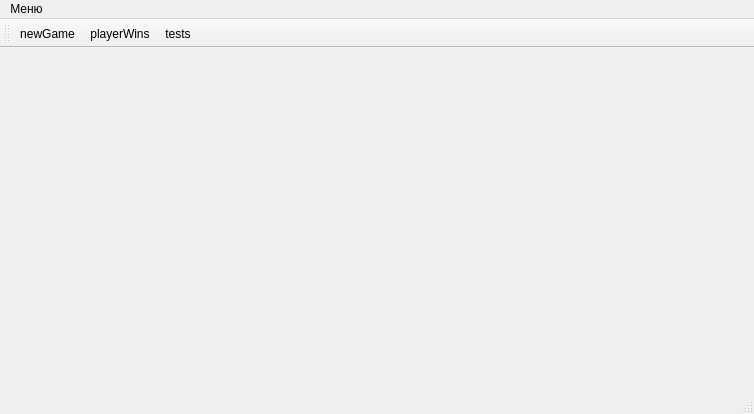
<?xml version="1.0" encoding="UTF-8"?>
<ui version="4.0">
 <class>MainWindow</class>
 <widget class="QMainWindow" name="MainWindow">
  <property name="geometry">
   <rect>
    <x>0</x>
    <y>0</y>
    <width>754</width>
    <height>414</height>
   </rect>
  </property>
  <property name="windowTitle">
   <string>Chess</string>
  </property>
  <widget class="QWidget" name="centralWidget"/>
  <widget class="QMenuBar" name="menuBar">
   <property name="geometry">
    <rect>
     <x>0</x>
     <y>0</y>
     <width>754</width>
     <height>21</height>
    </rect>
   </property>
   <widget class="QMenu" name="menu">
    <property name="title">
     <string>Меню</string>
    </property>
    <addaction name="actionNewGame"/>
    <addaction name="actionPlayerWins"/>
    <addaction name="separator"/>
   </widget>
   <addaction name="menu"/>
  </widget>
  <widget class="QToolBar" name="mainToolBar">
   <attribute name="toolBarArea">
    <enum>TopToolBarArea</enum>
   </attribute>
   <attribute name="toolBarBreak">
    <bool>false</bool>
   </attribute>
   <addaction name="actionNewGame"/>
   <addaction name="actionPlayerWins"/>
   <addaction name="actionTests"/>
  </widget>
  <widget class="QStatusBar" name="statusBar"/>
  <action name="actionNewGame">
   <property name="text">
    <string>newGame</string>
   </property>
   <property name="toolTip">
    <string>Новая игра</string>
   </property>
  </action>
  <action name="actionPlayerWins">
   <property name="text">
    <string>playerWins</string>
   </property>
   <property name="toolTip">
    <string>Победы игроков</string>
   </property>
  </action>
  <action name="actionTests">
   <property name="text">
    <string>tests</string>
   </property>
   <property name="toolTip">
    <string>Тесты</string>
   </property>
  </action>
 </widget>
 <layoutdefault spacing="6" margin="11"/>
 <resources/>
 <connections/>
</ui>
